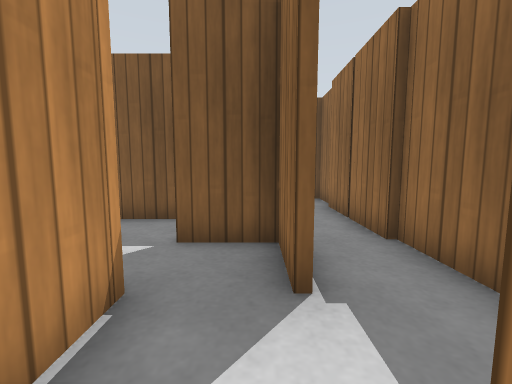
View 1 (above)

24 first-person views from a walk through a world built for the Gazebo simulator. The camera is 0.68 m above the floor, tilts 6° down and sees 90° across. The floor is counted in squares, 0.5 m on a side. Each view is taken from the middle of a square. On the plan, view 1 faces up. The plan holds only what a view shows up to about 13 squares ahead; the rest is blank. Gazebo's built-in surfaces are drawn with simple patterns.

View 2
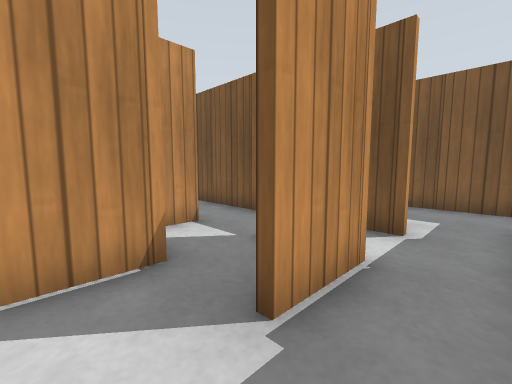

View 3
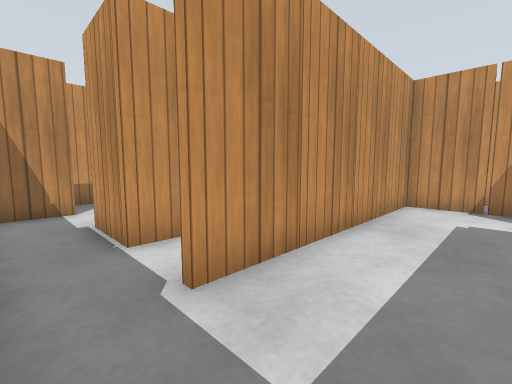

View 4
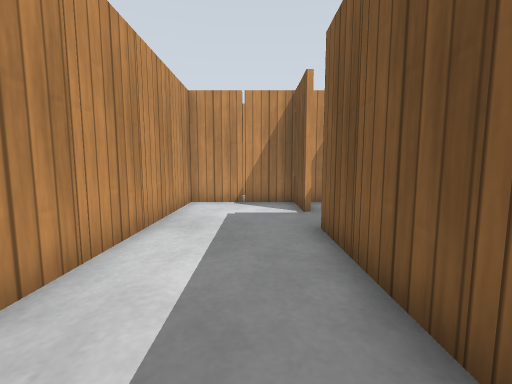

View 5
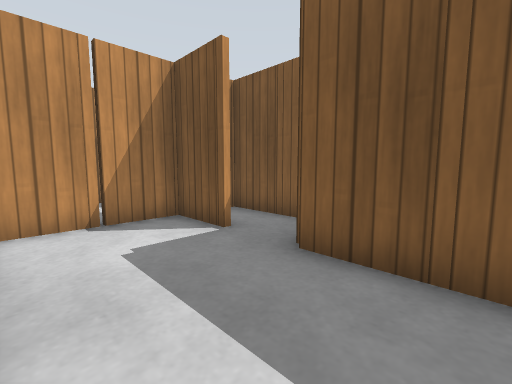

View 6
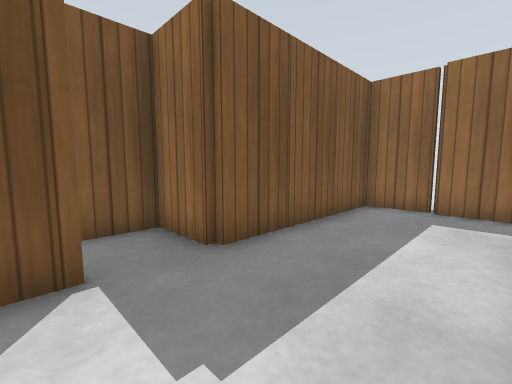

View 7
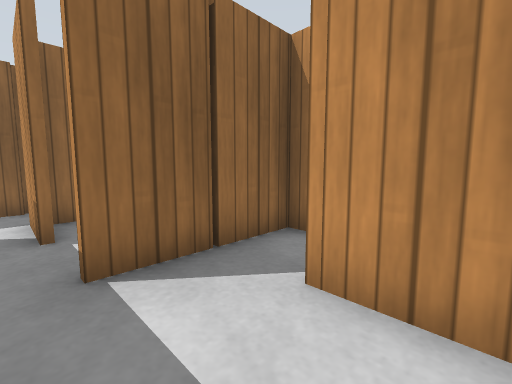

View 8
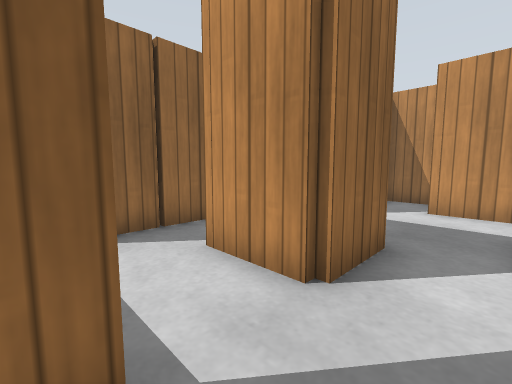

View 9
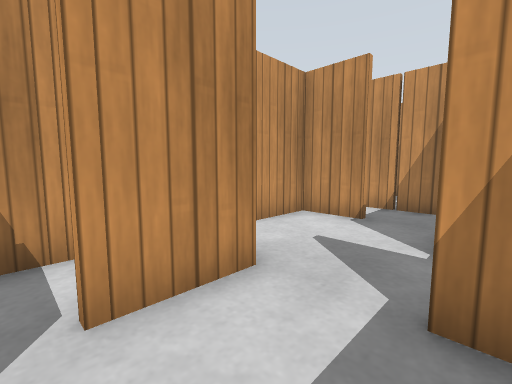

View 10
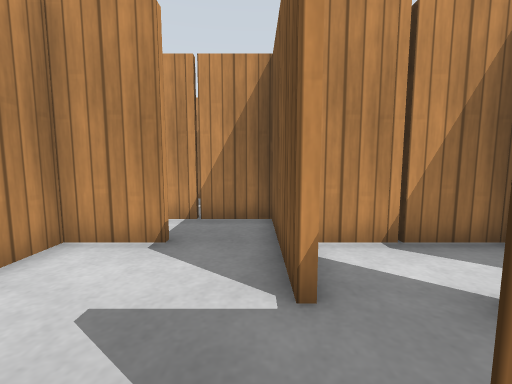

View 11
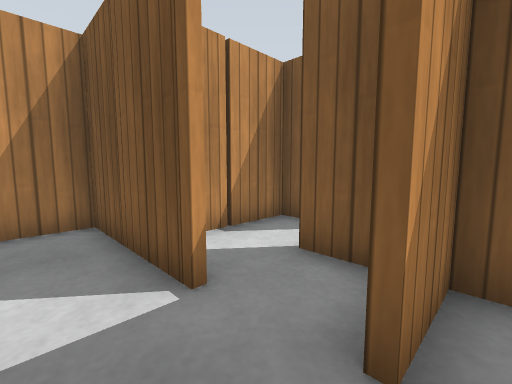

View 12
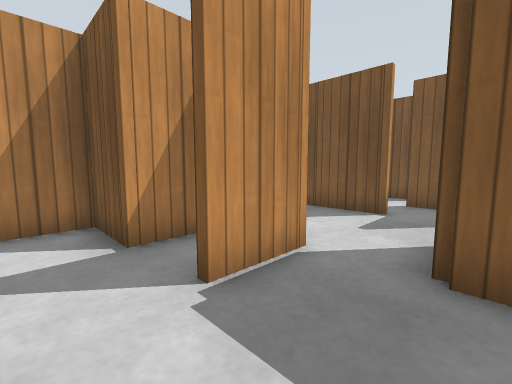

View 13
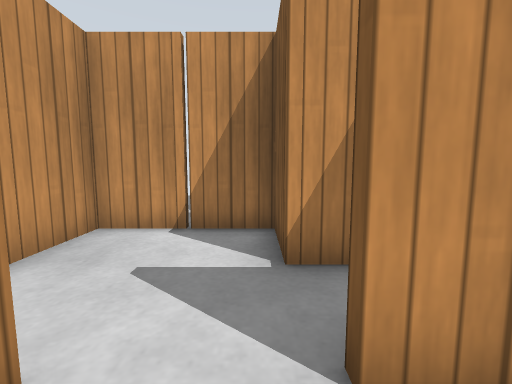

View 14
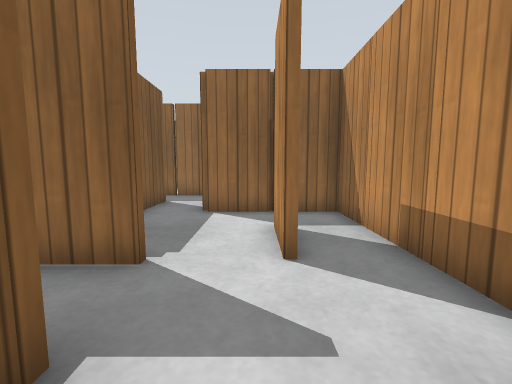

View 15
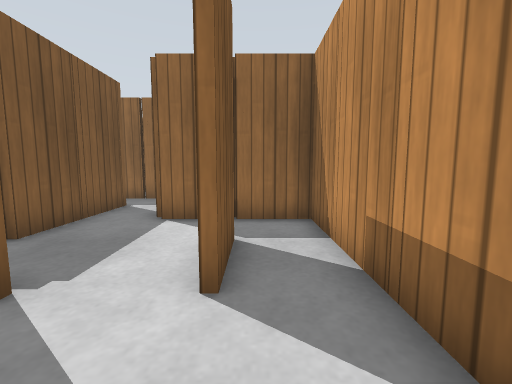

View 16
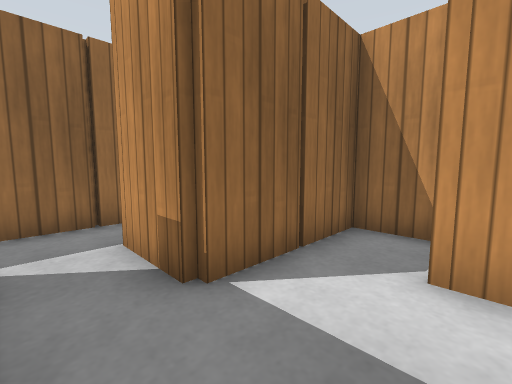

View 17
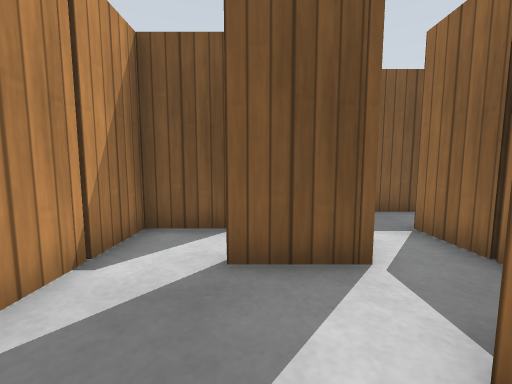

View 18
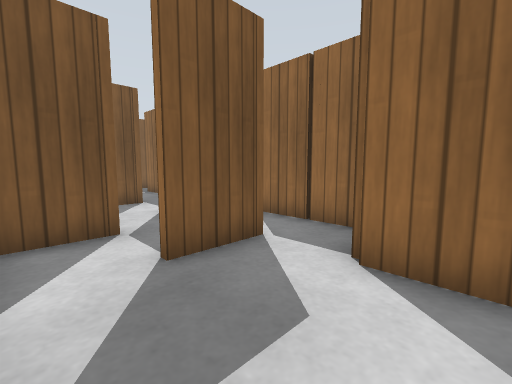

View 19
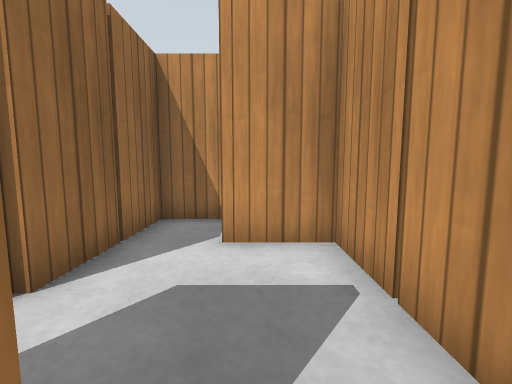

View 20
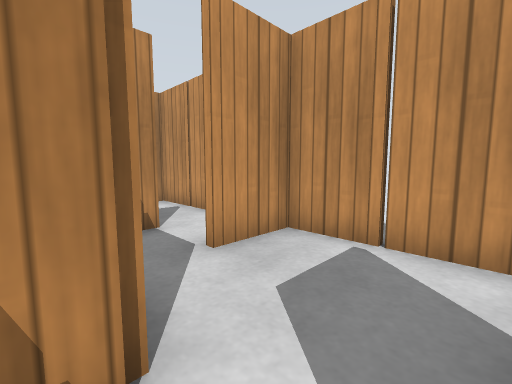

View 21
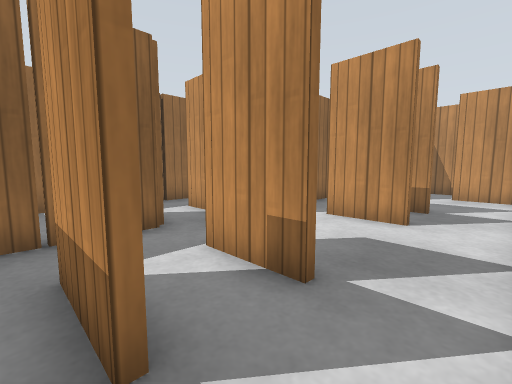

View 22
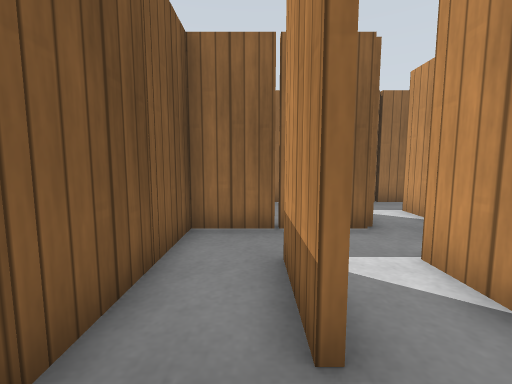

View 23
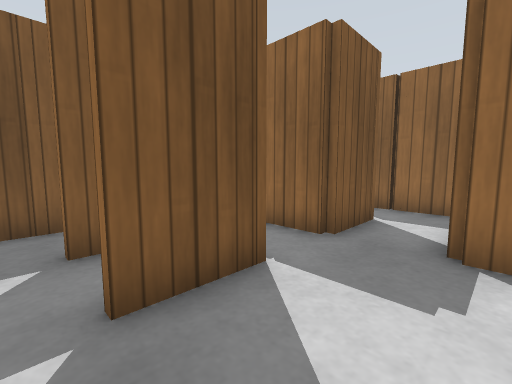

View 24
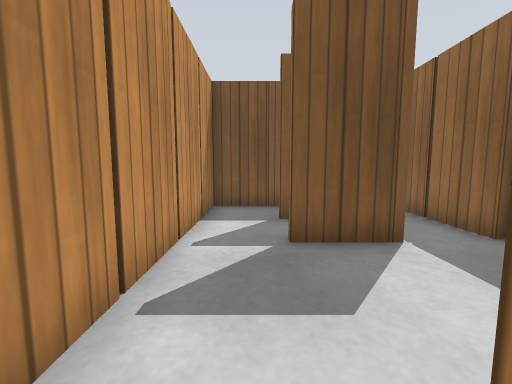

### Floor plan
Ten units are one square. View 1 is at (0, 0); x grows to the right and y downward. Boxes are objects, and circles mark ways between rooms. Rooms are numbered by the first view taken in them; rooms with no view inside come last. Other rooms are left out.
<svg viewBox="-180 -180 220 250">
<path fill="none" stroke="#000" d="M-24 -64 -35 -64M-15 -46 6 -46 6 -25M-44 -64 -55 -64M-34 -45 -34 -35M-55 -66 -4 -66M-4 -104 -36 -104 -36 -124 -55 -124M-14 -25 -14 -9M26 -85 26 -105M16 -104 4 -104M24 -45 24 -85M4 -25 4 -44 -15 -44M-64 -104 -75 -104M-74 -52 -74 -45M-74 -95 -74 -74M26 -25 26 -46M5 -6 21 -6M-64 -124 -74 -124M-76 -26 -64 -26M-55 -6 -36 -6 -36 -45M-104 -84 -114 -84 -114 -50M-76 -95 -76 -144M-84 -64 -95 -64M-104 -44 -134 -44 -134 -25M-76 -45 -76 -51M-114 -25 -114 -6 -94 -6M-76 -4 -76 -26M-95 34 -85 34M-85 36 -95 36M-96 15 -96 0M-108 54 -56 54 -56 14 -45 14M-94 -6 -94 15M-124 16 -134 16 -134 55M-114 2 -114 15M-65 -4 -76 -4M-45 -4 -55 -4M-152 54 -124 54M-155 -66 -149 -66M-155 -86 -145 -86M-174 -61 -174 -35M-135 -46 -129 -46M-116 -54 -116 -62M-116 -91 -116 -105M-145 -124 -155 -124M-155 -126 -145 -126M-174 -15 -174 34 -164 34M-155 -6 -145 -6M-145 -4 -155 -4M-105 -124 -116 -124 -116 -164 -165 -164M-149 -144 -155 -144M-155 -146 -145 -146M-174 -162 -174 -92M-136 55 -136 15M-135 -4 -145 -4M-116 6 -116 -25M-134 -25 -134 -16"/>
<rect x="-75" y="-85" width="10" height="10" fill="#bbb"><title>wooden post</title></rect>
<rect x="-65" y="-5" width="10" height="10" fill="#bbb"><title>wooden post</title></rect>
<rect x="-65" y="-25" width="10" height="10" fill="#bbb"><title>wooden post</title></rect>
<rect x="-65" y="-65" width="10" height="10" fill="#bbb"><title>wooden post</title></rect>
<rect x="-65" y="-105" width="10" height="10" fill="#bbb"><title>wooden post</title></rect>
<rect x="-45" y="-25" width="10" height="10" fill="#bbb"><title>wooden post</title></rect>
<rect x="-45" y="-65" width="10" height="10" fill="#bbb"><title>wooden post</title></rect>
<rect x="-25" y="-65" width="10" height="10" fill="#bbb"><title>wooden post</title></rect>
<rect x="-25" y="-105" width="10" height="10" fill="#bbb"><title>wooden post</title></rect>
<rect x="-15" y="-5" width="10" height="10" fill="#bbb"><title>wooden post</title></rect>
<rect x="-15" y="-35" width="10" height="10" fill="#bbb"><title>wooden post</title></rect>
<rect x="-5" y="-65" width="10" height="10" fill="#bbb"><title>wooden post</title></rect>
<rect x="-5" y="-105" width="10" height="10" fill="#bbb"><title>wooden post</title></rect>
<rect x="5" y="-55" width="10" height="10" fill="#bbb"><title>wooden post</title></rect>
<rect x="15" y="-65" width="10" height="10" fill="#bbb"><title>wooden post</title></rect>
<rect x="15" y="-105" width="10" height="10" fill="#bbb"><title>wooden post</title></rect>
<rect x="25" y="-85" width="10" height="10" fill="#bbb"><title>wooden post</title></rect>
<rect x="-125" y="-45" width="10" height="10" fill="#bbb"><title>wooden post</title></rect>
<rect x="-115" y="-65" width="10" height="10" fill="#bbb"><title>wooden post</title></rect>
<rect x="-115" y="-145" width="10" height="10" fill="#bbb"><title>wooden post</title></rect>
<rect x="-105" y="-45" width="10" height="10" fill="#bbb"><title>wooden post</title></rect>
<rect x="-105" y="-85" width="10" height="10" fill="#bbb"><title>wooden post</title></rect>
<rect x="-105" y="-105" width="10" height="10" fill="#bbb"><title>wooden post</title></rect>
<rect x="-105" y="-125" width="10" height="10" fill="#bbb"><title>wooden post</title></rect>
<rect x="-95" y="-15" width="10" height="10" fill="#bbb"><title>wooden post</title></rect>
<rect x="-85" y="-105" width="10" height="10" fill="#bbb"><title>wooden post</title></rect>
<rect x="-85" y="-125" width="10" height="10" fill="#bbb"><title>wooden post</title></rect>
<rect x="-135" y="35" width="10" height="10" fill="#bbb"><title>wooden post</title></rect>
<rect x="-125" y="55" width="10" height="10" fill="#bbb"><title>wooden post</title></rect>
<rect x="-125" y="15" width="10" height="10" fill="#bbb"><title>wooden post</title></rect>
<rect x="-105" y="55" width="10" height="10" fill="#bbb"><title>wooden post</title></rect>
<rect x="-85" y="55" width="10" height="10" fill="#bbb"><title>wooden post</title></rect>
<rect x="-85" y="35" width="10" height="10" fill="#bbb"><title>wooden post</title></rect>
<rect x="-65" y="35" width="10" height="10" fill="#bbb"><title>wooden post</title></rect>
<rect x="-175" y="15" width="10" height="10" fill="#bbb"><title>wooden post</title></rect>
<rect x="-175" y="-5" width="10" height="10" fill="#bbb"><title>wooden post</title></rect>
<rect x="-175" y="-45" width="10" height="10" fill="#bbb"><title>wooden post</title></rect>
<rect x="-175" y="-105" width="10" height="10" fill="#bbb"><title>wooden post</title></rect>
<rect x="-175" y="-125" width="10" height="10" fill="#bbb"><title>wooden post</title></rect>
<rect x="-175" y="-145" width="10" height="10" fill="#bbb"><title>wooden post</title></rect>
<rect x="-165" y="35" width="10" height="10" fill="#bbb"><title>wooden post</title></rect>
<rect x="-165" y="-25" width="10" height="10" fill="#bbb"><title>wooden post</title></rect>
<rect x="-155" y="-175" width="10" height="10" fill="#bbb"><title>wooden post</title></rect>
<rect x="-145" y="-65" width="10" height="10" fill="#bbb"><title>wooden post</title></rect>
<rect x="-145" y="-85" width="10" height="10" fill="#bbb"><title>wooden post</title></rect>
<rect x="-145" y="-125" width="10" height="10" fill="#bbb"><title>wooden post</title></rect>
<rect x="-145" y="-145" width="10" height="10" fill="#bbb"><title>wooden post</title></rect>
<rect x="-135" y="-175" width="10" height="10" fill="#bbb"><title>wooden post</title></rect>
<rect x="-125" y="-85" width="10" height="10" fill="#bbb"><title>wooden post</title></rect>
<rect x="-145" y="-5" width="10" height="10" fill="#bbb"><title>wooden post</title></rect>
<rect x="-135" y="-25" width="10" height="10" fill="#bbb"><title>wooden post</title></rect>
<rect x="-125" y="-5" width="10" height="10" fill="#bbb"><title>wooden post</title></rect>
<circle cx="-80" cy="-35" r="3" fill="#2a7"/>
<circle cx="-60" cy="10" r="3" fill="#2a7"/>
<circle cx="-90" cy="0" r="3" fill="#2a7"/>
<circle cx="-110" cy="-110" r="3" fill="#2a7"/>
<circle cx="-130" cy="-15" r="3" fill="#2a7"/>
<circle cx="-140" cy="10" r="3" fill="#2a7"/>
<text x="-20" y="-70">1</text>
<text x="-100" y="-90">2</text>
<text x="-90" y="30">3</text>
<text x="-150" y="-70">4</text>
<text x="-130" y="0">5</text>
</svg>
Room 1 opens to room 2. Room 1 opens to room 3. Room 2 opens to room 3. Room 2 opens to room 4. Room 2 opens to room 5. Room 4 opens to room 5.

Where each view was taken, in squares from view 1:
view 1: 0 up, 0 right, facing up
view 2: 1 up, 2 right, facing up-left
view 3: 9 up, 2 right, facing down-left
view 4: 9 up, 2 right, facing left
view 5: 7 up, 1 left, facing up-left
view 6: 7 up, 6 left, facing up-right
view 7: 5 up, 7 left, facing down-right
view 8: 5 up, 9 left, facing down-right
view 9: 5 up, 5 left, facing down-left
view 10: 4 up, 7 left, facing left
view 11: 3 up, 7 left, facing up-left
view 12: 3 down, 7 left, facing up-left
view 13: 2 down, 8 left, facing left
view 14: 3 down, 13 left, facing right
view 15: 4 down, 12 left, facing right
view 16: 0 up, 8 left, facing down-right
view 17: 3 down, 15 left, facing up
view 18: 3 down, 17 left, facing up-right
view 19: 1 up, 16 left, facing down
view 20: 6 up, 13 left, facing down-left
view 21: 15 up, 17 left, facing down-right
view 22: 15 up, 17 left, facing right
view 23: 10 up, 16 left, facing up-right
view 24: 8 up, 16 left, facing up
